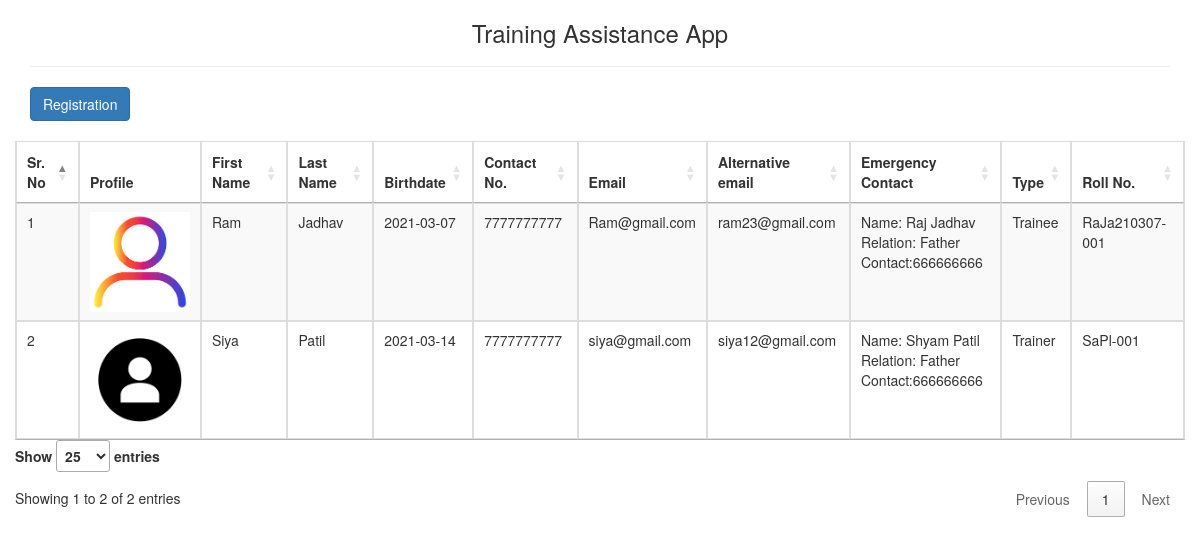
The page / on the database its author committed.
### tables this page shows
CREATE TABLE `tblusers` (
  `id` int(11) NOT NULL,
  `FirstName` varchar(50) NOT NULL,
  `LastName` varchar(50) DEFAULT NULL,
  `EmailId` varchar(50) NOT NULL,
  `ContactNumber` varchar(20) NOT NULL,
  `BDate` date NOT NULL,
  `EName` varchar(50) DEFAULT NULL,
  `ERelation` varchar(50) DEFAULT NULL,
  `EContact` varchar(50) DEFAULT NULL,
  `RType` int(11) NOT NULL,
  `AEmailId` varchar(50) DEFAULT NULL,
  `RollNo` text NOT NULL,
  `Image` varchar(50) DEFAULT NULL
);

### class/DBController.php (called while the page is built, shortened)
<?php
class DBController {
    private $host = "localhost";
    private $user = "root";
    private $password = "";
    private $database = "trainingapp";
    private $conn;
    function __construct() {
        $this->conn = $this->connectDB();
    }
    function connectDB() {
        $conn = mysqli_connect($this->host,$this->user,$this->password,$this->database);
        return $conn;
    }
    function runBaseQuery($query) {
        $result = $this->conn->query($query);
        $resultset=[];
        if($result)
        {
        if ($result->num_rows > 0) {
            while($row = $result->fetch_assoc()) {
                $resultset[] = $row;
            }
        }
        }
        return $resultset;
    }
}
?>

### class/User.php (called while the page is built, shortened)
<?php
require_once ("class/DBController.php");
class User
{
    private $db_handle;
    function __construct() {
        $this->db_handle = new DBController();
    }
    function getAllUser() {
        $sql = "SELECT FirstName,LastName,EmailId,ContactNumber,BDate,EName,ERelation,EContact,RType,AEmailId,RollNo,Image FROM tblusers ORDER BY id";
        $result = $this->db_handle->runBaseQuery($sql);
        return $result;
    }
}
?>

### web/home.php (the view, shortened to what this page needs)
<?php include("header.php");?>
<a href="index.php?action=registration"><button class="btn btn-primary">Registration</button></a>
<br>
<br>
<div class="row">
<div class="table-responsive">
  <div class="text-danger"><?php if(isset($_SESSION['error'])){ echo  $_SESSION['error']; } ?></div>
<table id="mytable" class="table table-striped table-bordered" style="width:100%">
<thead>
<th>Sr. No</th>
<th>Profile</th>
<th>First Name</th>
<th>Last Name</th>
<th>Birthdate</th>
<th>Contact No.</th>
<th>Email</th>
<th>Alternative email</th><th>Emergency Contact</th>
<th>Type</th>
<th>Roll No.</th>
</thead>
<tbody>
                    <?php
                    if (!empty($result)) {
                    $i=1;
                        foreach ($result as $rdata) {
                    echo "<tr><td>".$i."</td><td>";
                  if($rdata['Image']){
                   echo "<img src='upload/user/".$rdata['Image']."' width='100px' alt='profile_pic'>";
                  }else{ echo "<img src='upload/user/no-image.jpg' width='100px' alt='profile_pic'>"; }
                   echo "</td><td>".$rdata["FirstName"]."</td><td>".$rdata["LastName"]."</td><td>".$rdata['BDate']."</td><td>".$rdata["ContactNumber"]."</td><td>".$rdata["EmailId"]."</td><td>".$rdata['AEmailId']."</td><td>Name: ".$rdata['EName']."<br> Relation: ".$rdata['ERelation']."<br> Contact:".$rdata['EContact']."</td><td>";
                    if($rdata['RType']==1){
                    echo "Trainer";
                  }else{
                   echo "Trainee";
                }
                echo "</td><td>".$rdata['RollNo']."</td></tr>";
                       $i++;
                        }
                    }
                    ?>
</tbody>
</table>
</div>
</div>
</div>
</body>
</html>

### index.php (shortened to what this page needs)
<?php
require_once ("class/DBController.php");
require_once ("class/User.php");
if (! empty($_GET["action"])) {
    $action = $_GET["action"];
}else
{
    $action="";
}
switch ($action) {
    default:
        $user = new User();
        $result = $user->getAllUser();
        require_once "web/home.php";
        break;
}
?>

### web/header.php (shortened to what this page needs)
<!DOCTYPE html>
<html lang="en">
<head>
    <link href="https://maxcdn.bootstrapcdn.com/bootstrap/3.3.0/css/bootstrap.min.css" rel="stylesheet">
    <link rel="stylesheet" type="text/css" href="https://cdn.datatables.net/1.10.23/css/jquery.dataTables.min.css">
</head>
<body>
<div class="container">
<div class="row">
<div class="col-md-12">
<center><h3>Training Assistance App</h3></center>
<hr />
</div>
</div>

### rows shown on the page
tblusers: Image (picture), FirstName "Ram", LastName "Jadhav", BDate "2021-03-07", ContactNumber "7777777777", EmailId "Ram@gmail.com", AEmailId "ram23@gmail.com", EName "Raj Jadhav", ERelation "Father", EContact "666666666", RType "Trainee", RollNo "RaJa210307-001"
tblusers: Image (picture), FirstName "Siya", LastName "Patil", BDate "2021-03-14", ContactNumber "7777777777", EmailId "siya@gmail.com", AEmailId "siya12@gmail.com", EName "Shyam Patil", ERelation "Father", EContact "666666666", RType "Trainer", RollNo "SaPl-001"
